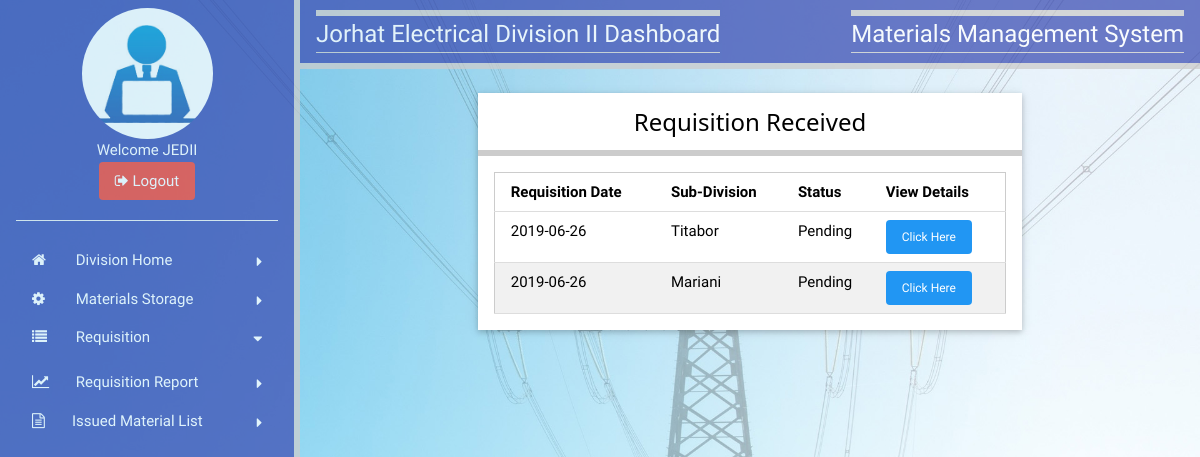
Page /APDCLTS/requestRdiv.php (signed in) on the committed database.
### tables this page shows
CREATE TABLE `users` (
  `usertype` varchar(20) NOT NULL,
  `department` varchar(255) NOT NULL,
  `userid` varchar(100) NOT NULL,
  `password` varchar(100) NOT NULL,
  PRIMARY KEY (`userid`)
);

CREATE TABLE `requisition` (
  `rno` int(11) NOT NULL AUTO_INCREMENT,
  `date` date NOT NULL,
  `cdivision` varchar(40) NOT NULL,
  `sdiv` varchar(40) NOT NULL,
  `status` varchar(10) DEFAULT NULL,
  PRIMARY KEY (`rno`)
);

### APDCLTS/requestRdiv.php (the view, shortened to what this page needs)
<?php
	include "include/connect.php";
	$uid=$_SESSION["uname"];
	$sql="Select department from users where userid='$uid'";
	$result=mysqli_query($link,$sql);
	$row=mysqli_fetch_array($result);
	$divn=$row[0];
?>
<!doctype html>
<html>
<head>
<link href="css/w3.css" type="text/css" rel="stylesheet">
<link href="css/style.css" type="text/css" rel="stylesheet">
<link rel="stylesheet" href="https://cdnjs.cloudflare.com/ajax/libs/font-awesome/4.7.0/css/font-awesome.min.css">
</head>
<body>
	<?php include "divSbar.php"; ?>
    <div style="margin-left:300px;">
    	<div class="w3-container w3-indigo w3-right-align w3-opacity-min w3-bottombar">
        	<div class="w3-left">
            	<h3 class="topbar w3-border-bottom"><?php echo $divn; ?> Dashboard</h3>
            </div>
            <div class="w3-right">
            	<h3 class="topbar w3-border-bottom">Materials Management System</h3>
            </div>
        </div>
        <div class="container" style="width:90%; margin:24px auto;">
				<div class="card white" style="width:70%; margin:0 auto;">
                	<div class="container center bottombar">
                    	<h3>Requisition Received</h3>
                    </div>
                    <div class="container padding-16">
                    	<table class="table-all">
                        	<thead>
                            	<th>Requisition Date</th>
                                <th>Sub-Division</th>
                                <th>Status</th>
                                <th>View Details</th>
                            </thead>
                            <tbody>
                            	<?php
                            		$sql="Select A.*,B.status from requisition as A,reqdetails as B where B.status='Division' and A.cdivision='$divn' and  A.rno=B.rno GROUP BY B.rno";
									$result=mysqli_query($link,$sql);
									while($row=mysqli_fetch_array($result))
									{
										echo '<tr>';
										echo '<td>'.$row[1].'</td>';
										echo '<td>'.$row[3].'</td>';
										echo '<td>'.$row[4].'</td>';
										echo '<td><a href="viewRdetailsDiv.php?id='.$row[0].'" class="btn blue round small">Click Here</a></td>';
										echo '</tr>';
									}
								?>
                            </tbody>
                        </table>
                    </div>
                </div>
        </div>
    </div>
</body>
</html>

### APDCLTS/css/w3.css (style rules this page uses)
*,*:before,*:after { box-sizing:inherit }
html { -ms-text-size-adjust:100%;-webkit-text-size-adjust:100% }
body { margin:0 }
a { background-color:transparent;-webkit-text-decoration-skip:objects }
html,body { font-family:Verdana,sans-serif;font-size:15px;line-height:1.5 }
html { overflow-x:hidden }
h3 { font-size:24px }
h1,h2,h3,h4,h5,h6 { font-family:"Segoe UI",Arial,sans-serif;font-weight:400;margin:10px 0 }
a { color:inherit }
.w3-container:after,.w3-container:before,.w3-panel:after,.w3-panel:before,.w3-row:after,.w3-row:before,.w3-row-padding:after,.w3-row-padding:before, .w3-cell-row:before,.w3-cell-row:after,.w3-clear:after,.w3-clear:before,.w3-bar:before,.w3-bar:after { content:"";display:table;clear:both }
.w3-container,.w3-panel { padding:0.01em 16px }
.w3-opacity-min { opacity:0.75 }
.w3-right-align { text-align:right!important }
.w3-border-bottom { border-bottom:1px solid #ccc!important }
.w3-bottombar { border-bottom:6px solid #ccc!important }
.w3-left { float:left!important }
.w3-right { float:right!important }
.w3-indigo,.w3-hover-indigo:hover { color:#fff!important;background-color:#3f51b5!important }

### APDCLTS/css/style.css (style rules this page uses)
*,*:before,*:after { box-sizing:inherit }
html { -ms-text-size-adjust:100%;-webkit-text-size-adjust:100% }
body { margin:0 }
a { background-color:transparent;-webkit-text-decoration-skip:objects }
html,body { font-family:Verdana,sans-serif;font-size:15px;line-height:1.5 }
html { overflow-x:hidden }
h3 { font-size:24px }
h1,h2,h3,h4,h5,h6 { font-family:"Segoe UI",Arial,sans-serif;font-weight:400;margin:10px 0 }
a { color:inherit }
.table,.table-all { border-collapse:collapse;border-spacing:0;width:100%;display:table }
.table-all { border:1px solid #ccc }
.bordered tr,.table-all tr { border-bottom:1px solid #ddd }
.table-all tr:nth-child(odd) { background-color:#fff }
.table-all tr:nth-child(even) { background-color:#f1f1f1 }
.table td,.table th,.table-all td,.table-all th { padding:8px 8px;display:table-cell;text-align:left;vertical-align:top }
.table th:first-child,.table td:first-child,.table-all th:first-child,.table-all td:first-child { padding-left:16px }
.btn,.button { border:none;display:inline-block;padding:8px 16px;vertical-align:middle;overflow:hidden;text-decoration:none;color:inherit;background-color:inherit;text-align:center;cursor:pointer;white-space:nowrap }
.btn,.button { -webkit-touch-callout:none;-webkit-user-select:none;-khtml-user-select:none;-moz-user-select:none;-ms-user-select:none;user-select:none }
.container:after,.container:before,.panel:after,.panel:before,.row:after,.row:before,.row-padding:after,.row-padding:before, .cell-row:before,.cell-row:after,.clear:after,.clear:before,.bar:before,.bar:after { content:"";display:table;clear:both }
.round,.round-medium { border-radius:4px }
.container,.panel { padding:0.01em 16px }
.card,.card-2 { box-shadow:0 2px 5px 0 rgba(0,0,0,0.16),0 2px 10px 0 rgba(0,0,0,0.12) }
.small { font-size:12px!important }
.center { text-align:center!important }
.topbar { border-top:6px solid #ccc!important }
.bottombar { border-bottom:6px solid #ccc!important }
.padding-16 { padding-top:16px!important;padding-bottom:16px!important }
.blue,.hover-blue:hover { color:#fff!important;background-color:#2196F3!important }
.white,.hover-white:hover { color:#000!important;background-color:#fff!important }

### APDCLTS/requestRdiv.php (style rules this page uses)
body { font-family: 'Concert One', cursive; background-image:url(images/bgrd.jpg); background-repeat:no-repeat; background-size:cover; }
.topbar { font-family: 'Concert One', cursive; }

### rows in the picture
users: department "Jorhat Electrical Division II"
requisition: date "2019-06-26", sdiv "Titabor", status "Pending"
requisition: date "2019-06-26", sdiv "Mariani", status "Pending"

### other values in the picture
$uid "JEDII"
